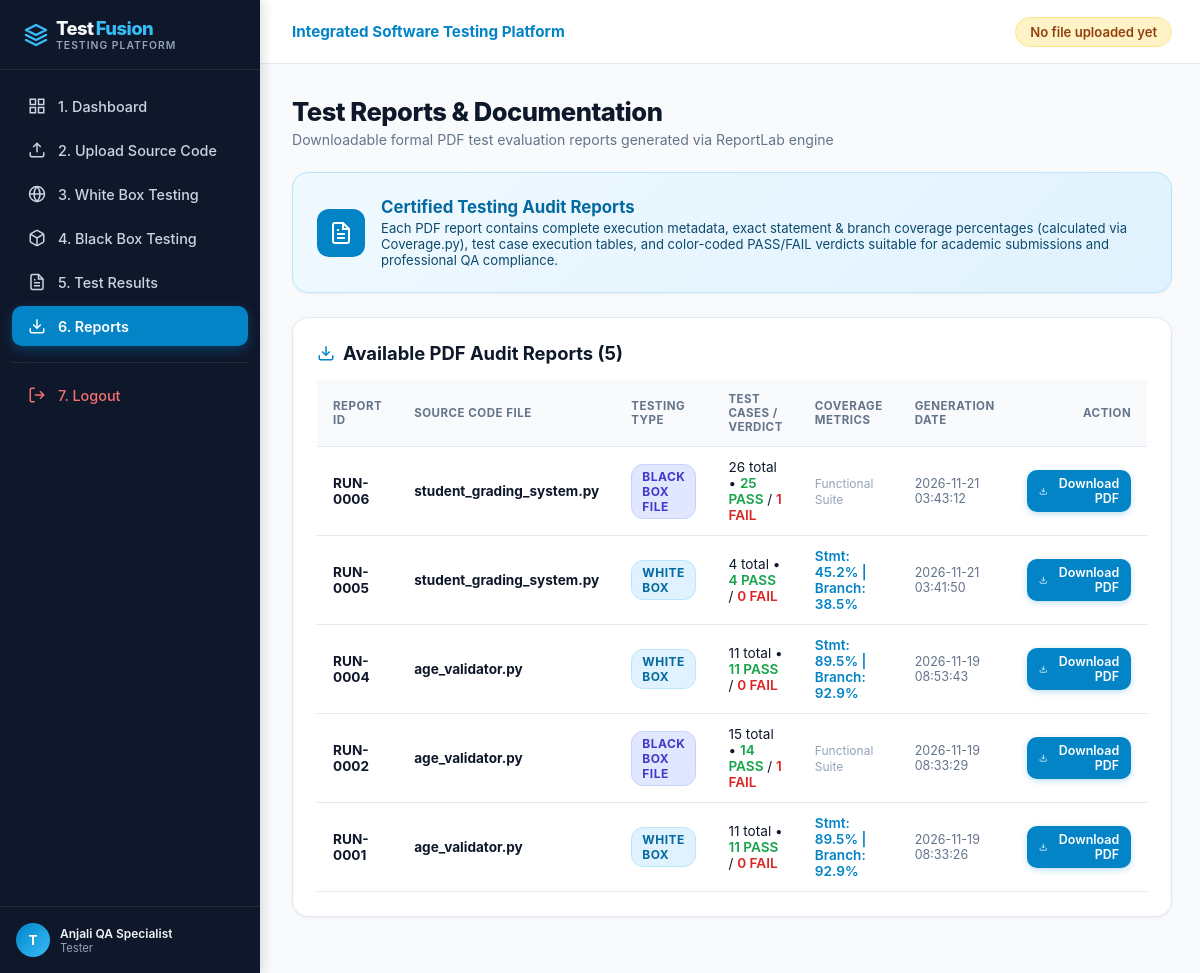
The app's page /reports (signed in), older data.
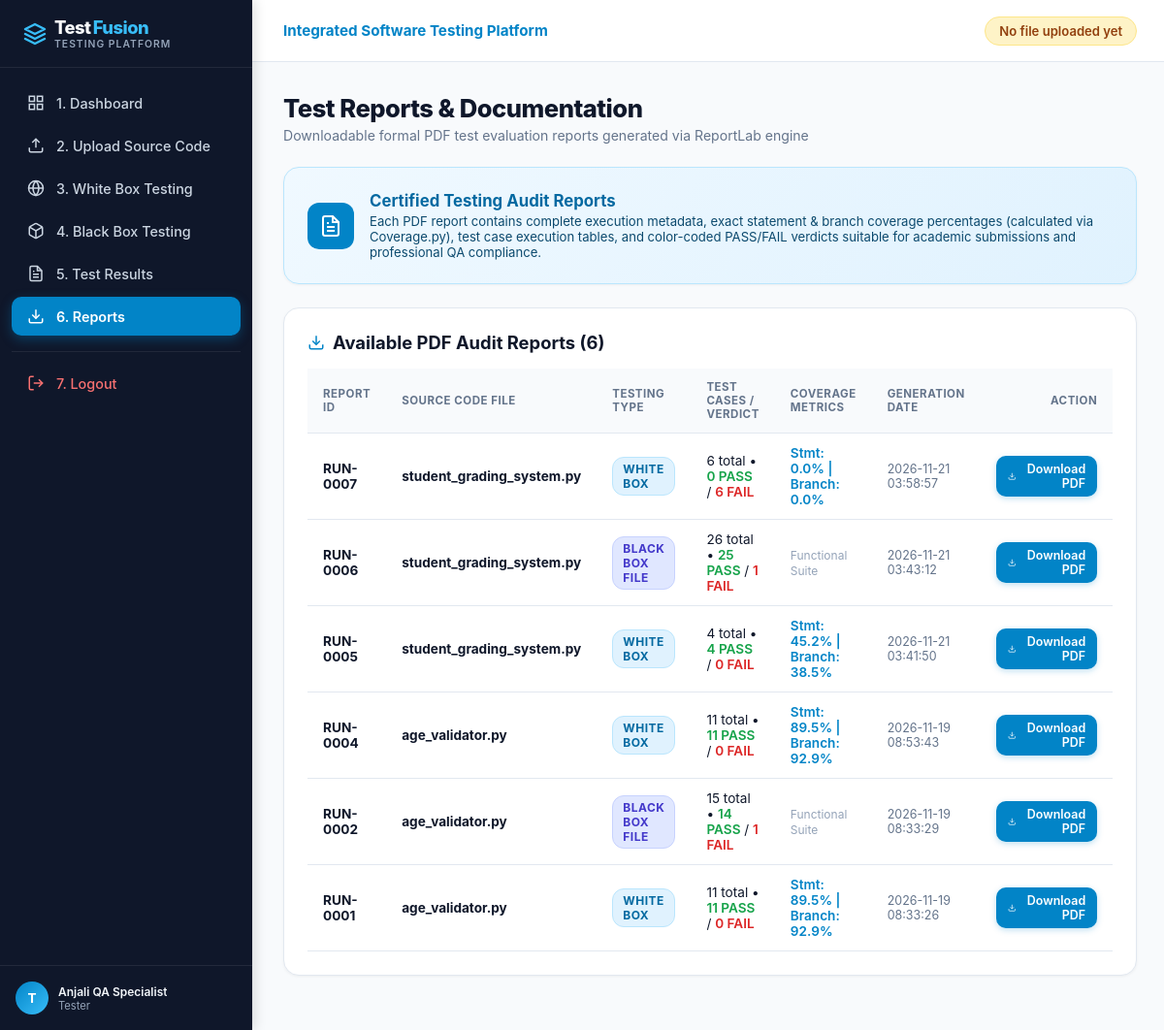
The same page, newer data.
### tables this page shows
CREATE TABLE test_executions (
    id INTEGER PRIMARY KEY AUTOINCREMENT,
    user_id INTEGER NOT NULL,
    file_id INTEGER,
    test_type TEXT NOT NULL,
    total_tests INTEGER DEFAULT 0,
    passed_tests INTEGER DEFAULT 0,
    failed_tests INTEGER DEFAULT 0,
    statement_coverage REAL DEFAULT 0.0,
    branch_coverage REAL DEFAULT 0.0,
    total_statements INTEGER DEFAULT 0,
    covered_statements INTEGER DEFAULT 0,
    total_branches INTEGER DEFAULT 0,
    covered_branches INTEGER DEFAULT 0,
    duration_ms INTEGER DEFAULT 0,
    executed_lines TEXT DEFAULT '[]',
    missing_lines TEXT DEFAULT '[]',
    uncovered_branches TEXT DEFAULT '[]',
    pdf_report_path TEXT,
    executed_at TIMESTAMP DEFAULT CURRENT_TIMESTAMP,
    FOREIGN KEY (user_id) REFERENCES users(id) ON DELETE CASCADE,
    FOREIGN KEY (file_id) REFERENCES uploaded_files(id) ON DELETE SET NULL
);

CREATE TABLE uploaded_files (
    id INTEGER PRIMARY KEY AUTOINCREMENT,
    user_id INTEGER NOT NULL,
    filename TEXT NOT NULL,
    filepath TEXT NOT NULL,
    file_content TEXT NOT NULL,
    file_size INTEGER NOT NULL,
    uploaded_at TIMESTAMP DEFAULT CURRENT_TIMESTAMP,
    FOREIGN KEY (user_id) REFERENCES users(id) ON DELETE CASCADE
);

### app.py (the view)
@app.route('/reports')
@login_required
def reports():
    user_id = session['user_id']
    conn = get_db_connection()
    report_list = conn.execute("""
        SELECT e.*, f.filename
        FROM test_executions e
        LEFT JOIN uploaded_files f ON e.file_id = f.id
        WHERE e.user_id = ? AND e.pdf_report_path IS NOT NULL
        ORDER BY e.executed_at DESC
    """, (user_id,)).fetchall()
    conn.close()
    return render_template('reports.html', reports=report_list)

### app.py (called while the page is built)
def login_required(f):
    @wraps(f)
    def decorated_function(*args, **kwargs):
        if 'user_id' not in session:
            flash("Please log in to access the testing platform.", "warning")
            return redirect(url_for('login'))
        return f(*args, **kwargs)
    return decorated_function

def get_current_user():
    if 'user_id' not in session:
        return None
    conn = get_db_connection()
    user = conn.execute("SELECT id, username, email, full_name, role FROM users WHERE id = ?", (session['user_id'],)).fetchone()
    conn.close()
    return user

@app.context_processor
def inject_globals():
    return {
        'current_user': get_current_user(),
        'now': datetime.now()
    }

### database/db.py (called while the page is built)
def get_db_connection():
    conn = sqlite3.connect(DB_PATH)
    conn.row_factory = sqlite3.Row
    conn.execute("PRAGMA foreign_keys = ON;")
    return conn

### templates/reports.html (shortened to what the changed rows need)
{% extends "base.html" %}
{% block content %}
<div class="page-header">
    <div>
        <h1 class="page-title">Test Reports &amp; Documentation</h1>
    </div>
</div>
<div class="content-card">
    <h2 class="card-title">
        <svg width="18" height="18" viewBox="0 0 24 24" fill="none" stroke="#0284c7" stroke-width="2"><path d="M21 15v4a2 2 0 0 1-2 2H5a2 2 0 0 1-2-2v-4"></path><polyline points="7 10 12 15 17 10"></polyline><line x1="12" y1="15" x2="12" y2="3"></line></svg>
        Available PDF Audit Reports ({{ reports | length }})
    </h2>
    <div class="table-responsive">
        <table class="custom-table">
            <thead>
                <tr>
                    <th>Report ID</th>
                    <th>Source Code File</th>
                    <th>Testing Type</th>
                    <th>Test Cases / Verdict</th>
                    <th>Coverage Metrics</th>
                    <th>Generation Date</th>
                    <th style="text-align: right;">Action</th>
                </tr>
            </thead>
            <tbody>
                {% for r in reports %}
                <tr>
                    <td><b>RUN-{{ "%04d" % r['id'] }}</b></td>
                    <td><b>{{ r['filename'] or 'N/A' }}</b></td>
                    <td>
                        {% if r['test_type'] == 'WHITE_BOX' %}
                            <span class="badge badge-info">White Box</span>
                        {% elif r['test_type'] == 'BLACK_BOX_FILE' %}
                            <span class="badge" style="background:#e0e7ff; color:#4338ca; border:1px solid #c7d2fe;">Black Box File</span>
                        {% else %}
                            <span class="badge" style="background:#f3e8ff; color:#7e22ce; border:1px solid #e9d5ff;">Manual Test</span>
                        {% endif %}
                    </td>
                    <td>
                        {{ r['total_tests'] }} total &bull;
                        <span style="color: #16a34a; font-weight: 600;">{{ r['passed_tests'] }} PASS</span> /
                        <span style="color: #dc2626; font-weight: 600;">{{ r['failed_tests'] }} FAIL</span>
                    </td>
                    <td>
                        {% if r['test_type'] == 'WHITE_BOX' %}
                            <span style="font-weight: 600; color: #0284c7;">
                                Stmt: {{ r['statement_coverage'] | round(1) }}% | Branch: {{ r['branch_coverage'] | round(1) }}%
                            </span>
                        {% else %}
                            <span style="color: #94a3b8; font-size: 0.75rem;">Functional Suite</span>
                        {% endif %}
                    </td>
                    <td style="color: #64748b; font-size: 0.78rem;">{{ r['executed_at'] }}</td>
                    <td style="text-align: right;">
                        <a href="{{ url_for('download_report', execution_id=r['id']) }}" class="btn btn-primary btn-sm">
                            <svg width="12" height="12" viewBox="0 0 24 24" fill="none" stroke="currentColor" stroke-width="2"><path d="M21 15v4a2 2 0 0 1-2 2H5a2 2 0 0 1-2-2v-4"></path><polyline points="7 10 12 15 17 10"></polyline><line x1="12" y1="15" x2="12" y2="3"></line></svg>
                            Download PDF
                        </a>
                    </td>
                </tr>
                {% else %}
                <tr>
                    <td colspan="7" style="text-align: center; color: #94a3b8; padding: 32px;">
                        No PDF reports generated yet. Execute a White Box or Black Box test run to generate certified reports!
                    </td>
                </tr>
                {% endfor %}
            </tbody>
        </table>
    </div>
</div>
{% endblock %}

Row changes from the older to the newer data that the page shows:
added test_executions: id "0007", filename "student_grading_system.py", test_type "WHITE BOX", total_tests "6", passed_tests "0", failed_tests "6", statement_coverage "0.0", branch_coverage "0.0", executed_at "2026-11-21 03:58:57"
Text that changed along with them:
{{ reports | length }}: "5" → "6"
